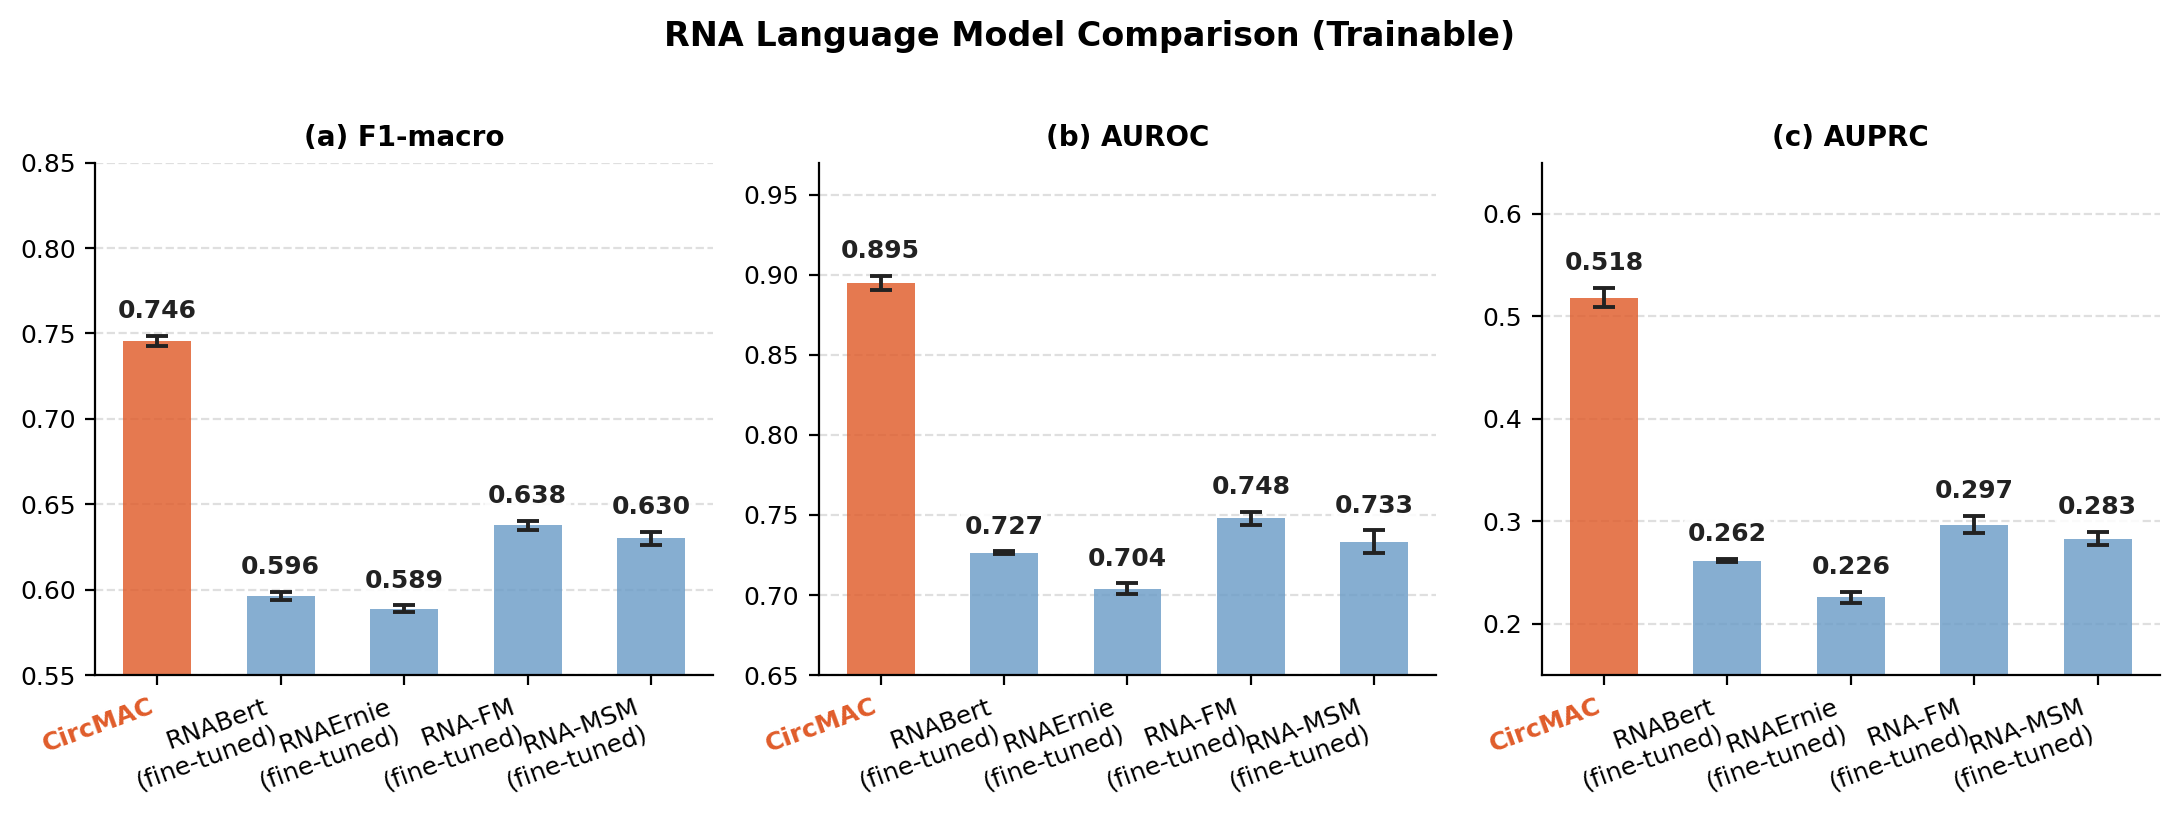

Python code for this plot:
#!/usr/bin/env python3
"""
Fig 2: RNA Language Model Comparison — Trainable (EXP1)

Output (this folder):
  fig2_rna_lm.pdf / fig2_rna_lm.png
  fig2_rna_lm_data.csv / fig2_rna_lm_summary.csv
"""

import json
import numpy as np
import pandas as pd
import matplotlib
matplotlib.use('Agg')
import matplotlib.pyplot as plt
from pathlib import Path

ROOT  = Path(__file__).resolve().parents[2]
LOGS  = ROOT / 'logs_0510'
OUT   = Path(__file__).resolve().parent
SEEDS = [1, 2, 3]

MODELS = [
    ('CircMAC',  'circmac',  'v2_enc_circmac'),
    ('RNABert\n(fine-tuned)',  'rnabert',  'exp1_fair_trainable_rnabert'),
    ('RNAErnie\n(fine-tuned)', 'rnaernie', 'exp1_fair_trainable_rnaernie'),
    ('RNA-FM\n(fine-tuned)',   'rnafm',    'exp1_fair_trainable_rnafm'),
    ('RNA-MSM\n(fine-tuned)',  'rnamsm',   'exp1_fair_trainable_rnamsm'),
]

PROPOSED = '#E05C2A'
BASELINE = '#6B9CC7'

plt.rcParams.update({
    'font.family':       'DejaVu Sans',
    'font.size':         10,
    'axes.spines.top':   False,
    'axes.spines.right': False,
    'xtick.labelsize':   9,
    'ytick.labelsize':   9,
})


def load_scores(model_dir, exp_base):
    scores = {'f1_macro': [], 'roc_auc': [], 'auprc': []}
    for s in SEEDS:
        p = LOGS / model_dir / f'{exp_base}_s{s}' / str(s) / 'training.json'
        if not p.exists():
            continue
        d = json.loads(p.read_text())
        final = d.get('final', {})
        if not final:
            continue
        sc = list(final.values())[0]['scores']['sites']
        for k in scores:
            scores[k].append(sc[k])
    return scores


def plot_panel(ax, data, metric, title, ylim):
    ylo = ylim[0]
    for i, (label, color, vals) in enumerate(data):
        if not vals:
            continue
        mean = np.mean(vals)
        std  = np.std(vals)
        ax.bar(i, mean - ylo, bottom=ylo, width=0.55, color=color,
               alpha=0.82, zorder=2, linewidth=0)
        ax.errorbar(i, mean, yerr=std, fmt='none', color='#222222',
                    capsize=4, capthick=1.4, elinewidth=1.4, zorder=4)
        ax.text(i, mean + std + (ylim[1] - ylim[0]) * 0.025,
                f'{mean:.3f}',
                ha='center', va='bottom', fontsize=9, fontweight='bold',
                color='#222222', zorder=6,
                bbox=dict(boxstyle='round,pad=0.15', fc='white', ec='none', alpha=0.85))
    ax.set_xticks(range(len(data)))
    ax.set_xticklabels([d[0] for d in data], rotation=20, ha='right')
    ax.set_ylim(*ylim)
    ax.set_title(title, fontsize=10, fontweight='bold')
    ax.yaxis.grid(True, linestyle='--', alpha=0.4, zorder=0)
    ax.set_axisbelow(True)


def main():
    all_data = []
    rows = []
    for label, model_dir, exp_base in MODELS:
        color = PROPOSED if label == 'CircMAC' else BASELINE
        sc = load_scores(model_dir, exp_base)
        all_data.append((label, color, sc))
        for i, s in enumerate(SEEDS):
            if i < len(sc['f1_macro']):
                rows.append({'model': label, 'seed': s,
                             'f1_macro': sc['f1_macro'][i],
                             'roc_auc':  sc['roc_auc'][i],
                             'auprc':    sc['auprc'][i]})

    df = pd.DataFrame(rows)
    summary = df.groupby('model').agg(
        f1_mean=('f1_macro','mean'), f1_std=('f1_macro','std'),
        roc_mean=('roc_auc','mean'),  roc_std=('roc_auc','std'),
        auprc_mean=('auprc','mean'),  auprc_std=('auprc','std'),
    ).round(4)
    df.to_csv(OUT / 'fig2_rna_lm_data.csv', index=False)
    summary.to_csv(OUT / 'fig2_rna_lm_summary.csv')
    print(summary.to_string())

    fig, axes = plt.subplots(1, 3, figsize=(11, 4.0))
    fig.suptitle('RNA Language Model Comparison (Trainable)', fontsize=12, fontweight='bold', y=1.01)

    metrics = [
        ('f1_macro', '(a) F1-macro', (0.55, 0.85)),
        ('roc_auc',  '(b) AUROC',    (0.65, 0.97)),
        ('auprc',    '(c) AUPRC',    (0.15, 0.65)),
    ]
    for ax, (metric, title, ylim) in zip(axes, metrics):
        panel_data = [(label, color, sc[metric]) for label, color, sc in all_data]
        plot_panel(ax, panel_data, metric, title, ylim)

    for ax in axes:
        for tick in ax.get_xticklabels():
            if tick.get_text() == 'CircMAC':
                tick.set_fontweight('bold')
                tick.set_color(PROPOSED)

    fig.tight_layout()
    for ext in ['pdf', 'png']:
        p = OUT / f'fig2_rna_lm.{ext}'
        fig.savefig(p, dpi=200, bbox_inches='tight')
        print(f'Saved → {p}')
    plt.close(fig)


if __name__ == '__main__':
    main()
